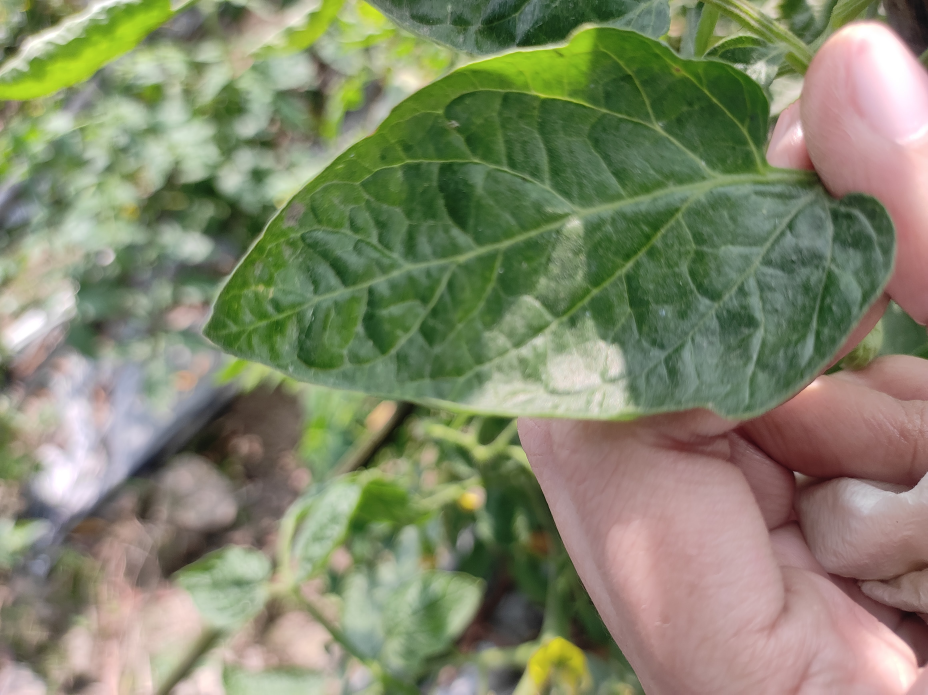
#> input picture manual_test/bangladesh_sample_healthy.jpg, 4640 x 3472 px (shown at 1/5 size)
$ python -i prepare_data.py   (imports and definitions only)
#> lines starting #> are read from the running program, lines starting #| are printed output that depends on the picture
#> further down, picture is the input picture: PIL image 4640x3472 RGB; mean R, G, B 130, 134.3, 106.6
"""Combine audited legacy splits, verify bytes, and prevent duplicate leakage."""
import csv
import hashlib
import json
from collections import Counter, defaultdict
from concurrent.futures import ThreadPoolExecutor
from pathlib import Path
import numpy as np
from PIL import Image, ImageOps
from scipy.fft import dctn

ROOT = Path(__file__).resolve().parent
# [1 line that did not run here, left out]
DATA = ROOT / "data"

def read_csv(path):
    with Path(path).open(encoding="utf-8-sig", newline="") as f:
        return list(csv.DictReader(f))

# [6 lines left out: function write_csv, not called in this run]

def save_json(path, value):
    Path(path).write_text(json.dumps(value, indent=2), encoding="utf-8")

def fingerprint(image):
    gray = image.convert("L")
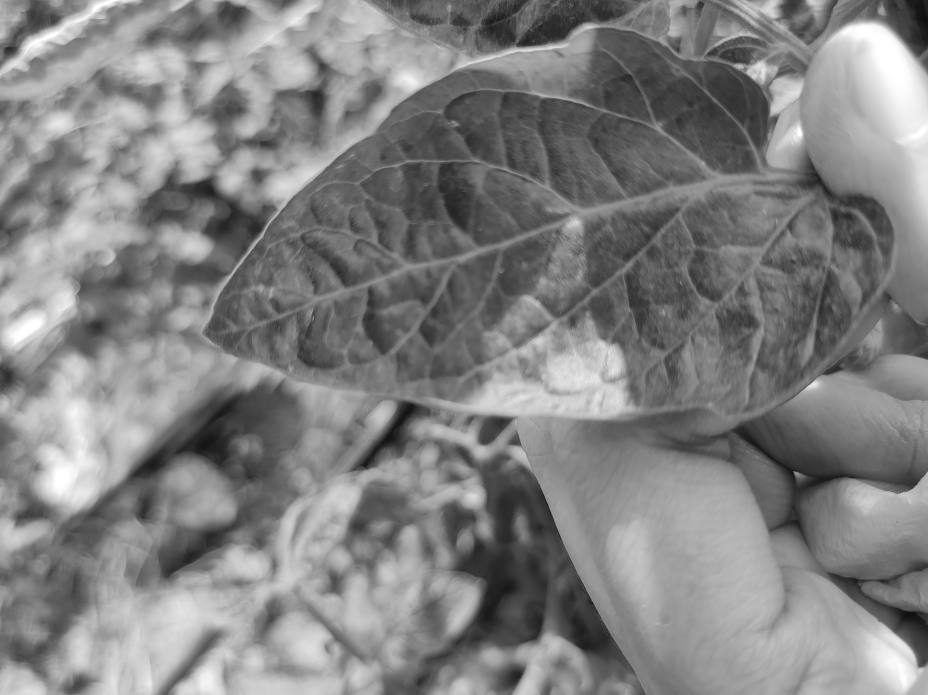
#> gray: PIL image 4640x3472 L (shown at 1/5 size); min 2, max 255, mean 129.9
    thumb = np.asarray(gray.resize((64, 64), Image.Resampling.LANCZOS))
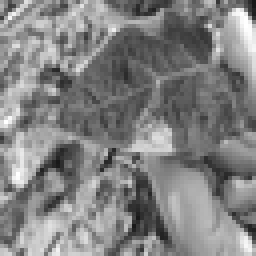
#> thumb: shape (64, 64) (shown 4 times larger); min 24, max 255, mean 129.9
    freq = dctn(np.asarray(gray.resize((32, 32), Image.Resampling.LANCZOS), dtype=float), norm="ortho")[:8, :8].ravel()
#> freq = 64 values, max 4155.5 at index 0, min -386.1 at index 19, mean 73.05
    bits = freq > np.median(freq[1:])
    bits[0] = False
    return int.from_bytes(np.packbits(bits).tobytes(), "big"), thumb

# [7 lines left out: function ssim, not called in this run]

class BKTree:
    def __init__(self):
        self.root = None

    # [139 lines left out: functions add, query, source_rows, main, not called in this run]

# [2 lines not run here, left out]

>>> from PIL import Image
>>> picture = Image.open('../../../manual_test/bangladesh_sample_healthy.jpg')
>>> result = fingerprint(picture)

$ run again, on manual_test/internet_early_blight.jpg
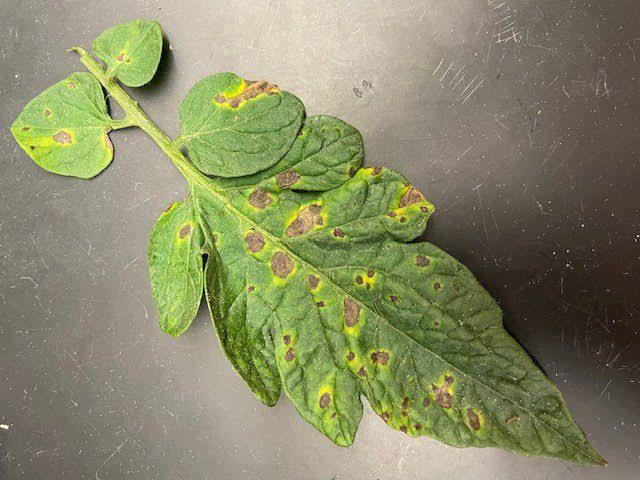
#> input picture manual_test/internet_early_blight.jpg, 640 x 480 px
#> picture is the input picture: PIL image 640x480 RGB; mean R, G, B 135.6, 137.7, 103.3
#> in fingerprint, `gray = image.convert("L")`:
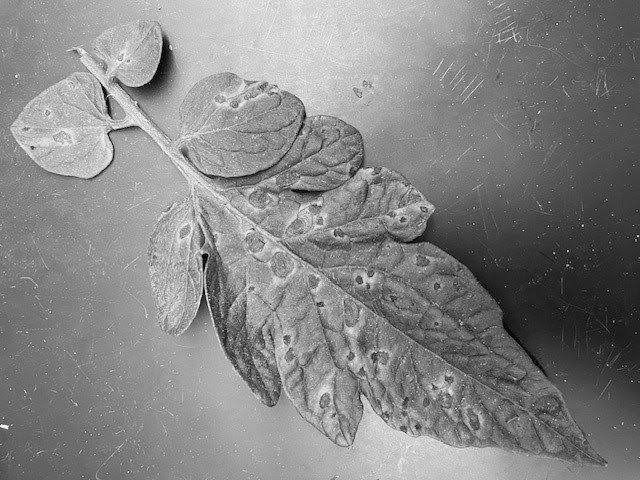
#> gray: PIL image 640x480 L; min 0, max 254, mean 133.2
#> in fingerprint, `thumb = np.asarray(gray.resize((64, 64), Image.Resampling.LANCZOS))`:
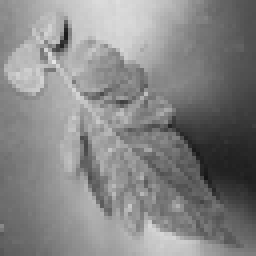
#> thumb: shape (64, 64) (shown 4 times larger); min 21, max 230, mean 133.2
#> freq = 64 values, max 4262 at index 0, min -678.6 at index 2, mean 71.31

$ run again, on manual_test/internet_image.jpg
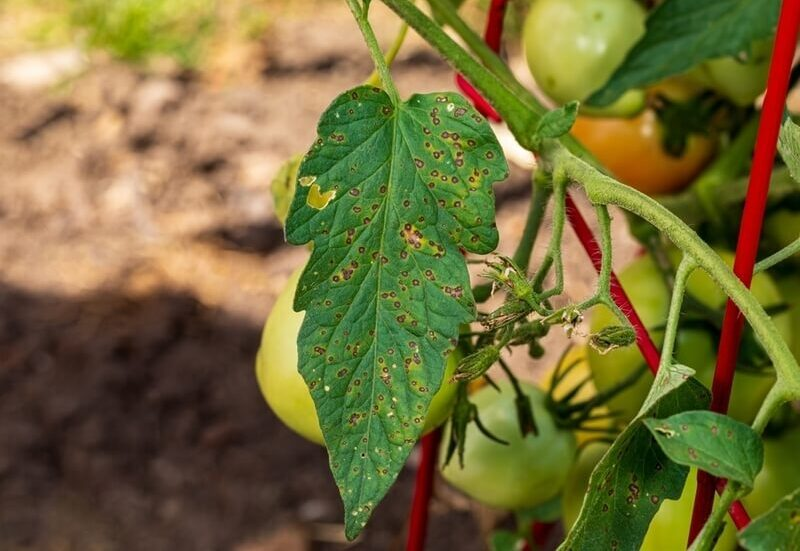
#> input picture manual_test/internet_image.jpg, 800 x 551 px
#> picture is the input picture: PIL image 800x551 RGB; mean R, G, B 117, 108.7, 56.5
#> in fingerprint, `gray = image.convert("L")`:
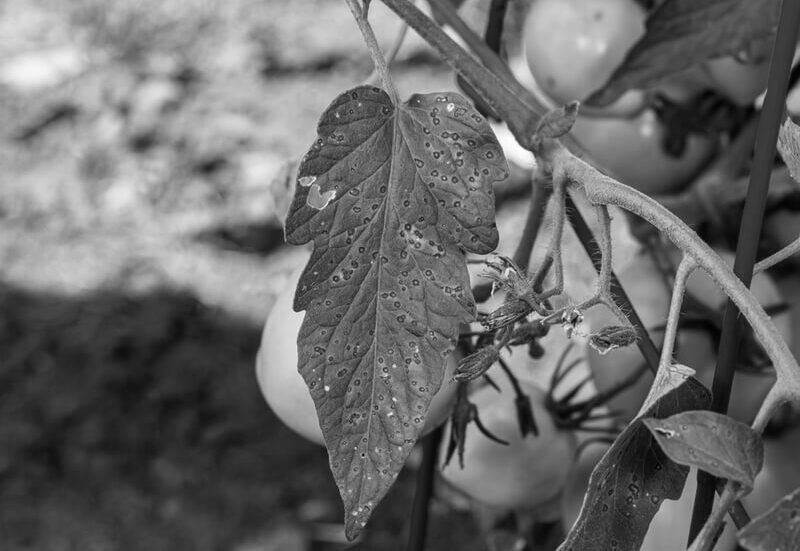
#> gray: PIL image 800x551 L; min 1, max 254, mean 105.2
#> in fingerprint, `thumb = np.asarray(gray.resize((64, 64), Image.Resampling.LANCZOS))`:
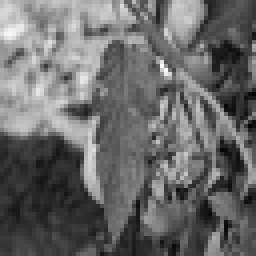
#> thumb: shape (64, 64) (shown 4 times larger); min 2, max 255, mean 105.2
#> freq = 64 values, max 3367.4 at index 0, min -253.5 at index 26, mean 80.63
